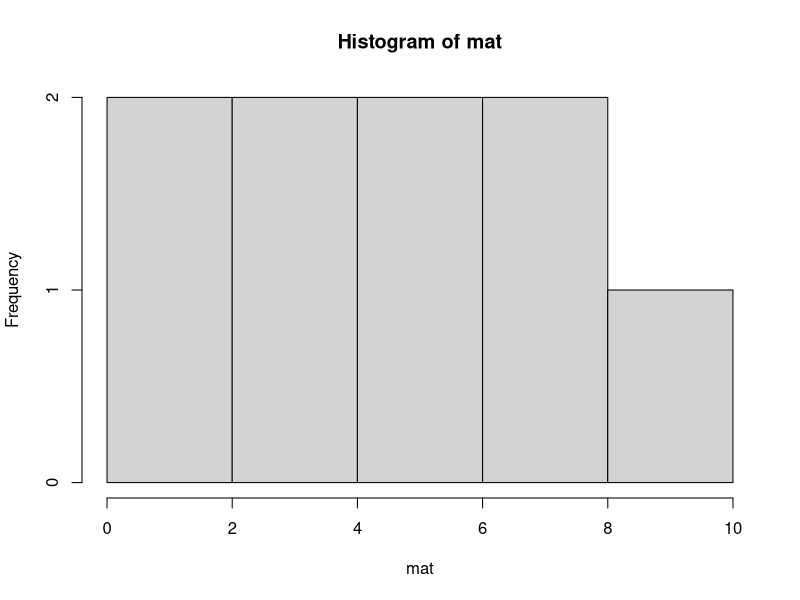

This figure's R source:
nums<-c(1, 2, 3, 4, 5, 6, 7)
mean(nums)
median(nums)
sd(nums)


mat<-matrix(1:9,nrow=3,ncol = 3)
max(mat)
min(mat)

hist(mat)

sort(nums, decreasing = TRUE)
sort(nums, decreasing = FALSE)




# Function to handle missing values in a dataset
handle_missing_values <- function(data) {
  data_clean <- na.omit(data)
  return(data_clean)
}

# Test the function with a dataset
my_data <- data.frame(
  Age = c(25, NA, 30, 35, 40),
  Income = c(50000, 60000, NA, 75000, 80000)
)

cleaned_data <- handle_missing_values(my_data)
print("Dataset after handling missing values:")
print(cleaned_data)



# Function to handle outliers in a dataset
handle_outliers <- function(data, threshold = 3) {
  # Identify and replace outliers using z-score
  z_scores <- scale(data)
  outliers <- abs(z_scores) > threshold
  
  # Replace outliers with NA
  data[outliers] <- NA
  return(data)
}

# Test the function with a dataset
my_data <- data.frame(
  Age = c(25, 30, 35, 40, 100),
  Income = c(50000, 60000, 75000, 80000, 200000)
)

cleaned_data <- handle_outliers(my_data)
print("Dataset after handling outliers:")
print(cleaned_data)
